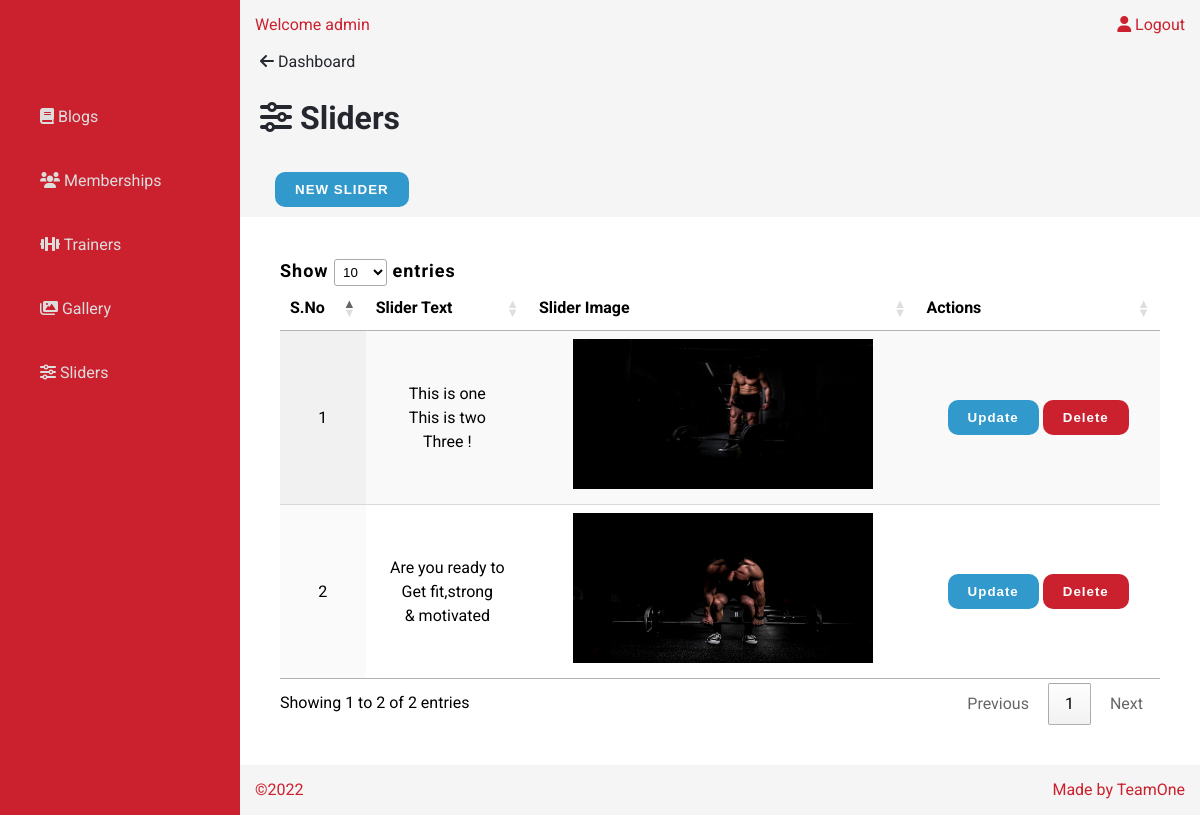
The page /admin/dashboard/slider/index.php (signed in) on the database its author committed.
### tables this page shows
CREATE TABLE `sliders` (
  `sliderID` int NOT NULL,
  `sliderText` text NOT NULL,
  `imgName` varchar(200) NOT NULL
);

### admin/modules/slider/read.php (called while the page is built, shortened)
<?php
require '../../../database/querybuilder.php';
function getAllData(){
        $query = "select * from sliders order by sliderID DESC;";
        $data = db_select($query);
        return $data;
}
?>

### database/querybuilder.php (called while the page is built, shortened)
<?php
	function db_query($query){
		$connection=db_connect();
		$result=mysqli_query($connection,$query);
		return $result;
	}
	function db_select($query){
		$data = db_query($query);
        if($data == false){
            echo "Database Errors".db_error();
        }else{
            if(mysqli_num_rows($data) > 0) {
                return $data;
              }
	}
}
 ?>

### admin/dashboard/slider/index.php (the view, shortened to what this page needs)
<?php
    require("../../inc/head.php");
    require("../../inc/header.php");
    require("../../inc/sidebar.php");
    require("../../modules/slider/read.php");
 ?>
<main>
    <div class = "pg-m">
        <p class="breadcrumb"><a href="../main/"><i class="fa-solid fa-arrow-left"></i> Dashboard</a></p>
        <h1 class="pg-heading"><i class="fa-solid fa-sliders"></i> Sliders</h1>
        <a href="create.php"><button class=" btn addnew btn-prim"> NEW SLIDER </button></a>
    </div>
<div class = 'datatable'>
<table id="table_id" class="display">
    <?php $data=getAllData();
          if (empty($data)){
              echo "<h3>No Data Found</h3>";
        } else { ?>
    <thead>
        <tr>
            <th>S.No</th>
            <th>Slider Text</th>
            <th>Slider Image</th>
            <th>Actions</th>
        </tr>
    </thead>
    <tbody>
        <?php
         $i = 1;
        while($row = mysqli_fetch_assoc($data)) {
            ?>
         <tr>
         <td><?php echo $i; ?></td>
         <td><?php echo html_entity_decode($row["sliderText"]); ?></td>
         <td><img width="300" height="150" src="../../../uploads/slider/<?php echo $row["imgName"];?>"></td>
         <td>
         <form method = "POST" action="../../modules/slider/actions.php?id=<?php echo $row['sliderID']; ?>" >
                <input class="btn btn-prim" type = "submit" name="update" value="Update"/>
                <input class="btn btn-danger" type = "submit" name="delete" value="Delete" onclick="return confirm('Are you sure you want to delete this slider?');"/>
                </form>
                </td>
                </tr>
        <?php $i++; } } ?>
    </tbody>
</table>
</div>
</main>
<?php  require("../../inc/footer.php");?>

### admin/assets/css/style.css (style rules this page uses)
:root { --primary-color:#CB212E; --white:#FFFFFF; --black:#24272E; }
* { margin: 0; padding: 0; box-sizing: border-box; }
a { text-decoration: none; }
body { font-family: 'Roboto', sans-serif; font-size: 1rem; font-weight:400; line-height: 1.5; }
.pg-m { background-color: whitesmoke; padding-bottom: 10px; padding-left: 20px; }
.datatable { padding: 40px; }
table { text-align: center; }
.pg-heading { padding: 20px 0 20px 0; color: #24272E; }
.addnew { margin-left: 15px; margin-top: 10px; }
.btn { padding: 10px 20px; color: var(--white); border-radius: 10px; border: none; font-weight: bold; cursor: pointer; letter-spacing: 1px; }
.btn-prim { background-color:#3299CC; }
.btn-danger { background-color: var(--primary-color); }
.breadcrumb a { color: #24272E; }

### rows shown on the page
sliders: sliderText "This is one This is two Three !", imgName (picture)
sliders: sliderText "Are you ready to Get fit,strong & motivated", imgName (picture)

### other values the page prints
$_SESSION['username'] "admin"
